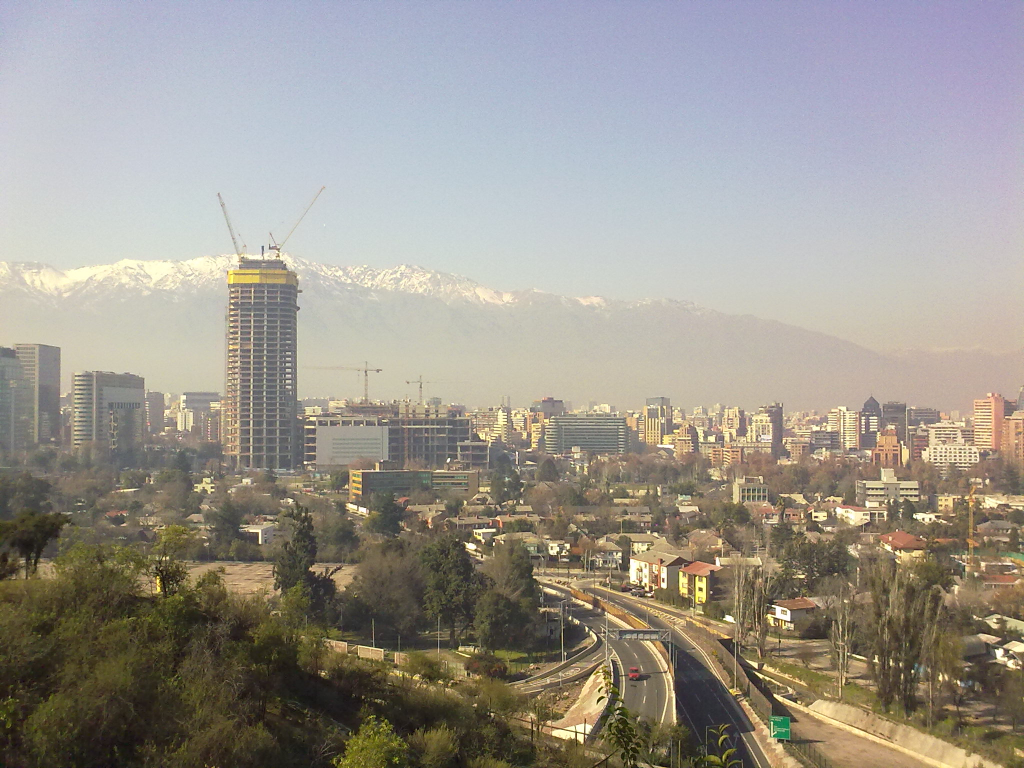
#> input picture figures/2.jpg, 2048 x 1536 px (shown at 1/2 size)
$ python warping_and_mosaicing.py   (older library calls are emulated)
#> lines starting #> are read from the running program, lines starting #| are printed output that depends on the picture
#!/usr/bin/env python
# -*- coding: utf-8 -*-

import numpy as np
import cv2
import math
import os

import matplotlib.pyplot as plt

__author__ = 'Nicolás Cerna'

# PARAMETERS ##################################################################

ransac_max_dist = 2  # distance for RANSAC to classify a point as an inliner
n = 11  # number of points to calculate the homography

cwd = os.path.dirname(os.path.abspath(__file__))  # current script path
figures_path = os.path.join(cwd, 'figures')

img_to_warp_path = os.path.join(figures_path, '1.jpg')
img_base_path = os.path.join(figures_path, '2.jpg')

img_base = cv2.imread(img_base_path, 0)  # this image will not be modified
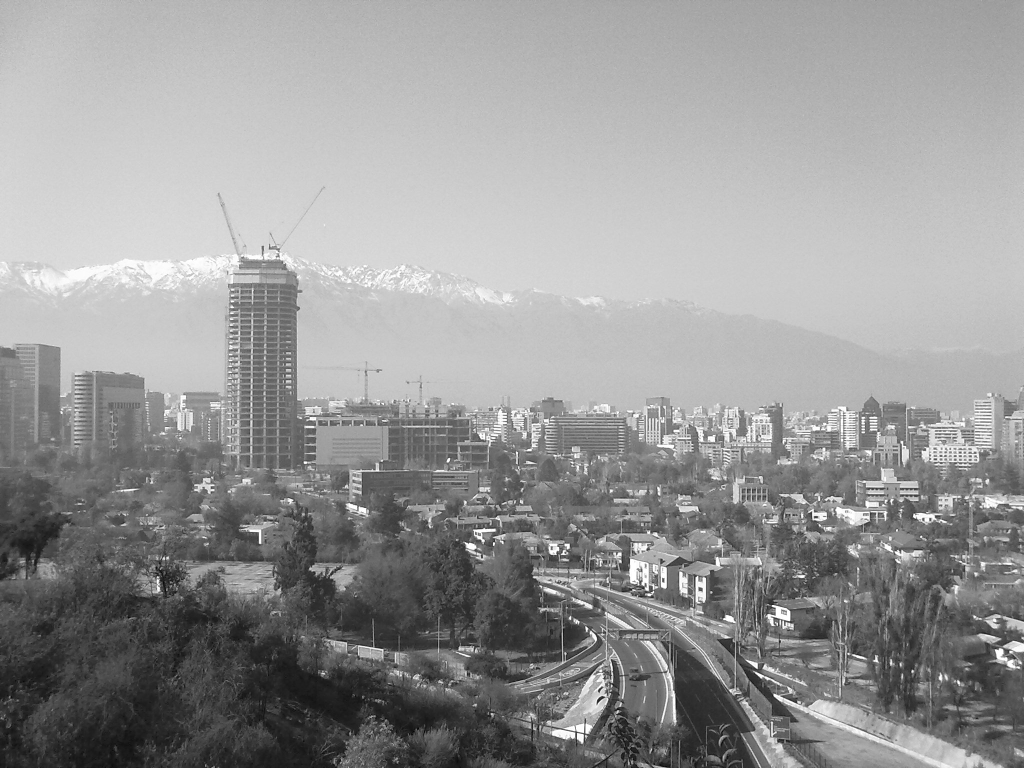
#> img_base: shape (1536, 2048) (shown at 1/2 size); min 0, max 255, mean 151
img_to_warp = cv2.imread(img_to_warp_path, 0)  # this image will be warped
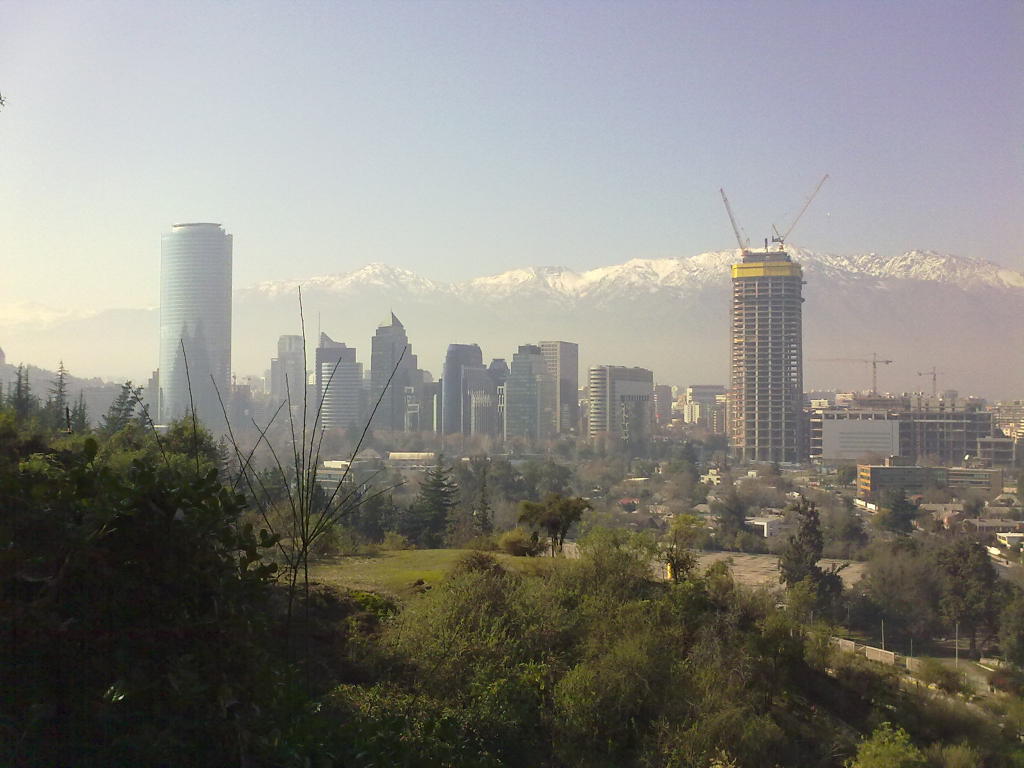
#> input picture figures/1.jpg, 2048 x 1536 px (shown at 1/2 size)
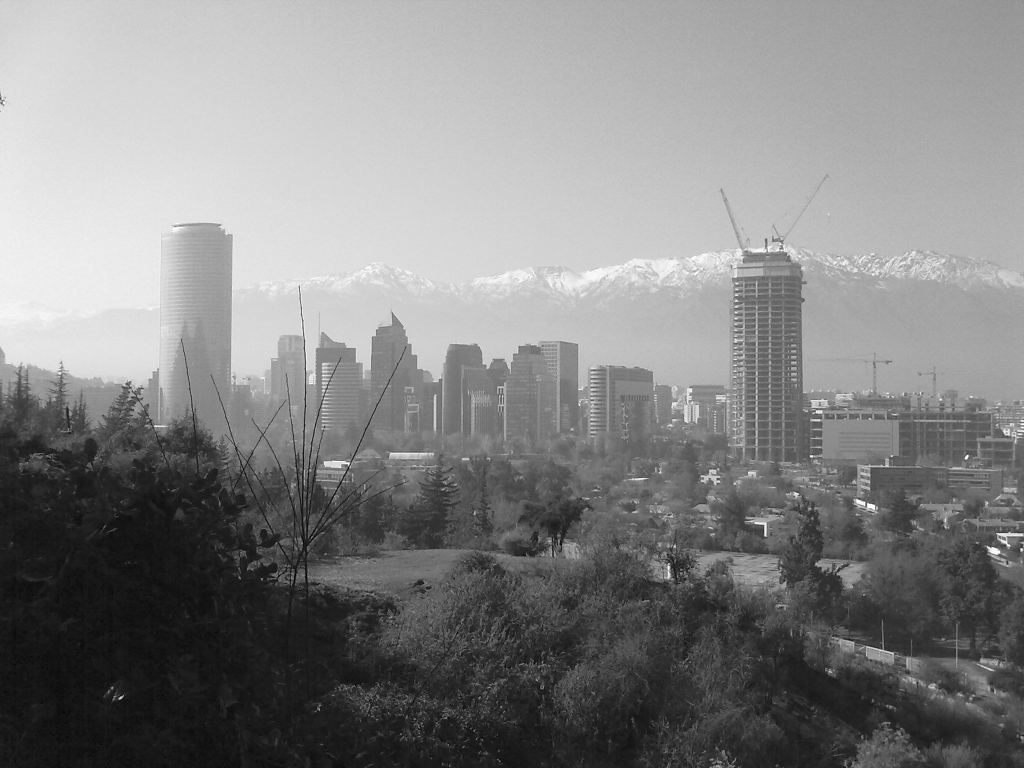
#> img_to_warp: shape (1536, 2048) (shown at 1/2 size); min 0, max 255, mean 131.7

img_base_rgb = cv2.cvtColor(cv2.imread(img_base_path, cv2.IMREAD_COLOR),
                            cv2.COLOR_BGR2RGB)
img_to_warp_rgb = cv2.cvtColor(cv2.imread(img_to_warp_path, cv2.IMREAD_COLOR),
                               cv2.COLOR_BGR2RGB)
# THE ALGORITHM ###############################################################

# creates the ORB detector (depending on the OpenCV version this varies)
if int(cv2.__version__.replace('.', '')) > 330:

    orb = cv2.ORB_create()

else:

    orb = cv2.ORB()

# finds the key points and their respective descriptors using ORB
kp1, des1 = orb.detectAndCompute(img_base, None)
#> kp1 = 500 keypoints; strongest (x, y, size): (1155, 1467, 31), (1628, 1033, 37.2), (987, 1085, 31), (1545, 1210, 31)
kp2, des2 = orb.detectAndCompute(img_to_warp, None)
#> kp2 = 500 keypoints; strongest (x, y, size): (698, 926, 31), (697, 925, 37.2), (696, 930, 31), (1620, 912, 31)

# creates the matcher that will be used to find the shortest distance between
# descriptors
bf = cv2.BFMatcher(cv2.NORM_HAMMING, crossCheck=True)

# finds the matches between descriptors
matches = bf.match(des1, des2)
#> matches = 145 matches

# sorts the matches using the distance between the pairs
matches = sorted(matches, key=lambda mt: mt.distance)
best_matches = matches[:n]
#> best_matches = 11 matches

# finds the source points and the destiny points required to calculate the
# homography
src_pts = np.float32([kp1[m.queryIdx].pt for m in best_matches])
#> src_pts = [[518.4, 1084.5], [512.6, 1065], [521, 1086], [514.9, 1066.2], [516, 1065.6], [514.3, 1065.8], [515.5, 1065.6], [518.4, 1085.2], [425.1, 979.8], [713, 1012], [584.4, 999.6]]
src_pts = src_pts.reshape(-1, 1, 2)

dst_pts = np.float32([kp2[m.trainIdx].pt for m in best_matches])
#> dst_pts = [[1530.3, 1070], [1522.9, 1050.1], [1531, 1071], [1525.8, 1050.6], [1527, 1050], [1526.2, 1051.3], [1526.4, 1051.2], [1529.3, 1069.6], [1436, 962.5], [1729, 1004], [1596, 987.6]]
dst_pts = dst_pts.reshape(-1, 1, 2)

# calculates the homography matrix using the mask given by the RANSAC algorithm
M, _ = cv2.findHomography(src_pts, dst_pts, cv2.RANSAC, ransac_max_dist)
#> M = [[0.948, -0.0259, 1000.7], [0.00736, 0.918, 24.04], [-2.33e-05, -2.85e-05, 1]]
M = M / M[2, 2]
H = np.linalg.inv(M)
#> H = [[1.03, -0.003, -1030.3], [-0.00888, 1.09, -17.28], [2.38e-05, 3.1e-05, 0.975]]

# now we need to calcluate a canvas so that both images
# (the warped and the base image) could be placed inside it without losing
# information
pt1 = np.ones(3, np.float32)
pt2 = np.ones(3, np.float32)
pt3 = np.ones(3, np.float32)
pt4 = np.ones(3, np.float32)
(y, x) = img_base.shape[:2]
#> y = 1536; x = 2048

pt1[:2] = [0, 0]
pt2[:2] = [x, 0]
pt3[:2] = [0, y]
pt4[:2] = [x, y]

max_x = None
max_y = None
min_x = None
min_y = None

for pt in [pt1, pt2, pt3, pt4]:

    hp = np.matrix(H, np.float32) * np.matrix(pt, np.float32).T
    hp_arr = np.array(hp, np.float32)
    normal_pt = np.array([hp_arr[0]/hp_arr[2], hp_arr[1]/hp_arr[2]],
                         np.float32)
    if max_x is None or normal_pt[0, 0] > max_x:
        max_x = normal_pt[0, 0]
    if max_y is None or normal_pt[1, 0] > max_y:
        max_y = normal_pt[1, 0]
    if min_x is None or normal_pt[0, 0] < min_x:
        min_x = normal_pt[0, 0]
    if min_y is None or normal_pt[1, 0] < min_y:
        min_y = normal_pt[1, 0]
#> this loop made 4 passes
#> (hp_arr, max_x, max_y, min_x, min_y) on pass 1: ([-1030.3, -17.28, 0.975], -1056.2, -17.72, -1056.2, -17.72)
#> (hp_arr, max_x, min_y) on pass 2: ([1078.5, -35.46, 1.02], 1053.1, -34.62)
#> after the loop, max_x = 1053.1; max_y = 1617.4; min_x = -1056.2; min_y = -34.62

min_x = min(0, min_x)
min_y = min(0, min_y)

max_x = max(max_x, img_base.shape[1])
#> max_x = 2048
max_y = max(max_y, img_base.shape[0])

# calculates the translation matrix
T = np.matrix(np.identity(3), np.float32)

if min_x < 0:
    T[0, 2] += -min_x
    max_x += -min_x
#> max_x = 3104.2

if min_y < 0:
    T[1, 2] += -min_y
    max_y += -min_y
#> max_y = 1652

img_w = int(math.ceil(max_x))
#> img_w = 3105
img_h = int(math.ceil(max_y))
#> img_h = 1652

# performs the translation of the base image (in color) to perform the
# homography correctly
img_base_translated = cv2.warpPerspective(img_base_rgb, T, (img_w, img_h))
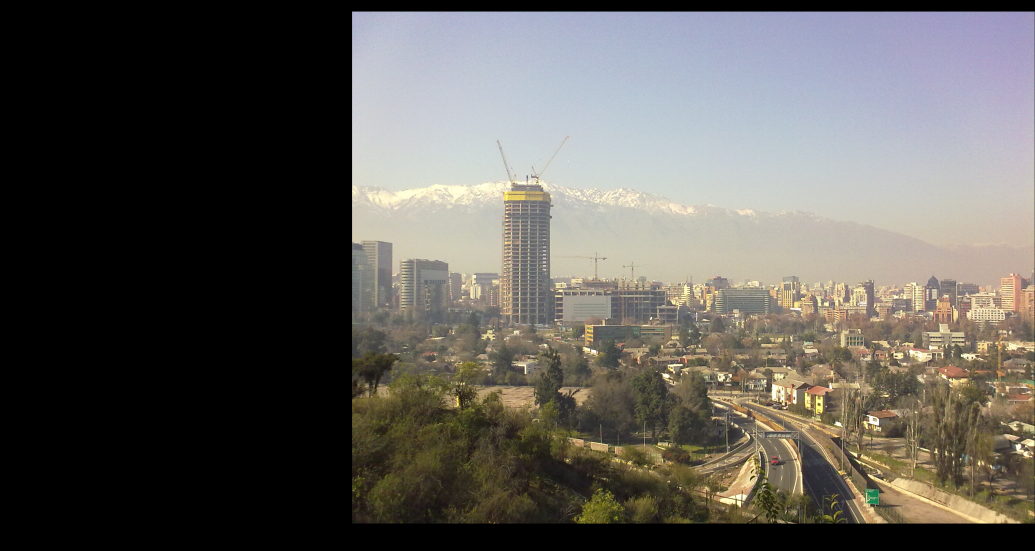
#> img_base_translated: shape (1652, 3105, 3) (shown at 1/3 size); mean R, G, B 95.3, 92.2, 87.2

# calculates the new transformation incorporating the translation
M_inv = T * np.linalg.inv(M)
#> M_inv = [[1.05, 0.0297, -4.99e-06], [-0.00805, 1.09, 16.49], [2.38e-05, 3.1e-05, 0.975]]

# warps the new image given the homography
warped_img = cv2.warpPerspective(img_to_warp_rgb, M_inv, (img_w, img_h))

# canvas where the images will be added
canvas = np.zeros((img_h, img_w, 3), np.uint8)

# creates a mask from the warped image
_, mask = cv2.threshold(warped_img, 0, 255, cv2.THRESH_BINARY_INV)
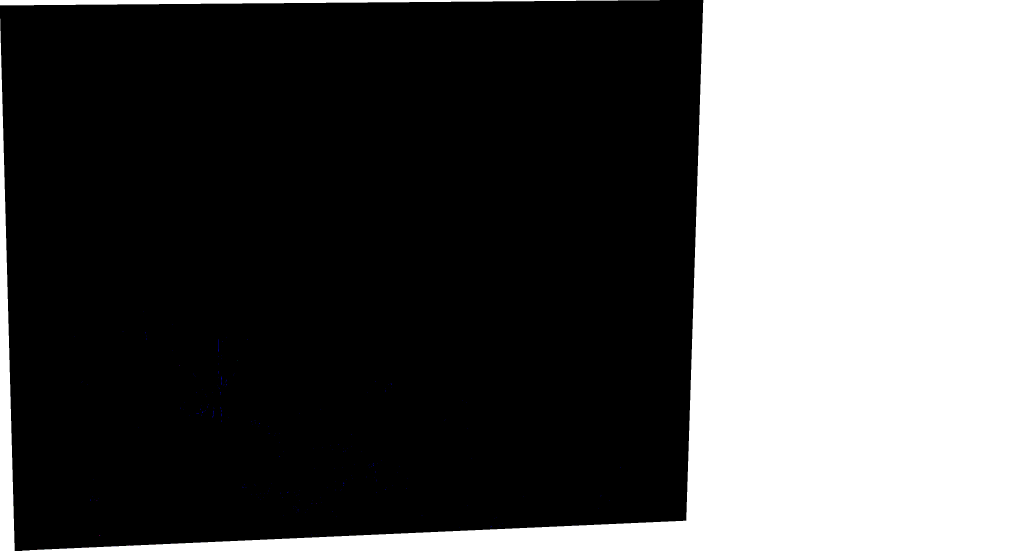
#> mask: shape (1652, 3105, 3) (shown at 1/3 size); mean R, G, B 91, 91, 91

# adds the images using the mask (we used the mask of the R channel)
pre_final_img = cv2.add(canvas, img_base_translated, mask=mask[:, :, 0],
                        dtype=cv2.CV_8U)
#> canvas: shape (1652, 3105, 3); every value is 0

# creates the final image adding pre_final_img to img_base
img_final = cv2.add(pre_final_img, warped_img, dtype=cv2.CV_8U)
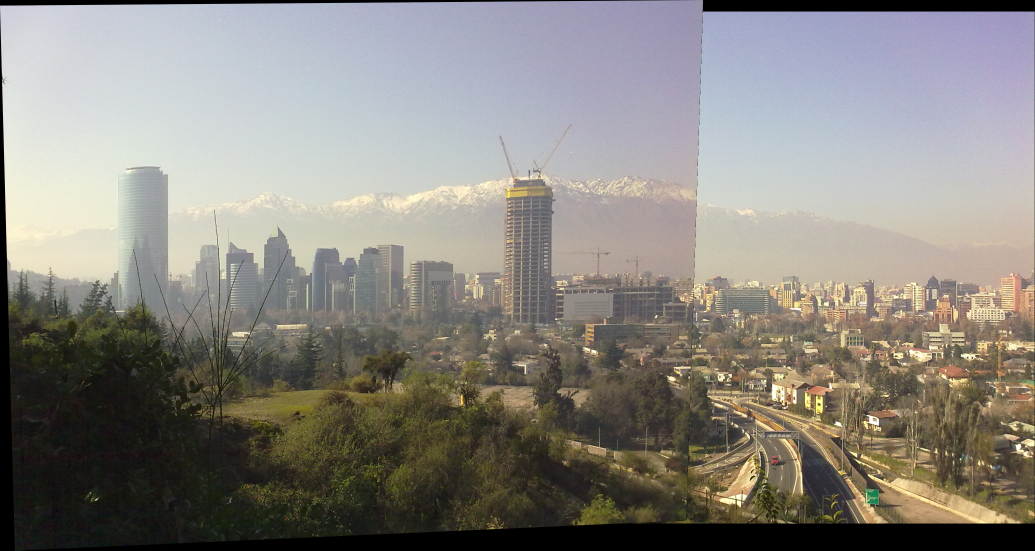
#> img_final: shape (1652, 3105, 3) (shown at 1/3 size); mean R, G, B 137.3, 133.9, 127.8

# shows the result
plt.figure()
plt.imshow(img_final)
plt.title('Result')

cv2.imwrite(os.path.join(figures_path, 'result.jpg'),
            cv2.cvtColor(img_final, cv2.COLOR_BGR2RGB))
